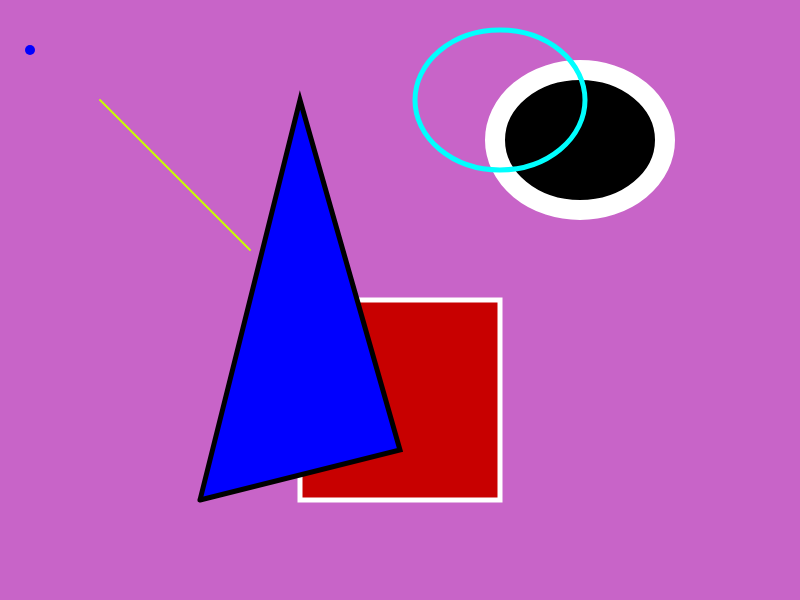
Frame 1 (no input)
Frame 60 (no input): identical to frame 1, image omitted
Frame 120 (the mouse pressed at the canvas centre since frame 60): identical to frame 1, image omitted

The p5.js sketch that drew this single still picture (run headless with seeded random() and noise() and a simulated clock; from frame 60 on, the mouse is pressed at the canvas centre):

// p5.js sketch
// ── sketch.js
function setup() {
	createCanvas(800, 600)
}

function draw() {
	background(200, 100, 200)

	stroke(0, 0, 255)
	strokeWeight(10)
	point(30, 50)


	stroke(200, 255, 0)
	strokeWeight(2)
	line(100, 100, 250, 250)

	stroke(255, 255, 255)
	strokeWeight(5)
	fill (200, 0,0)
	rect(300, 300, 200, 200)

	fill (0,0,0)
	strokeWeight(20)
	ellipse(580, 140, 170, 140)

	noFill(0,0,0)
	stroke(0, 255, 255)
	strokeWeight(5)
	ellipse(500, 100, 170, 140)

	fill(0,0,255)
	stroke(0, 0, 0)
	beginShape()
	vertex(200,500)
	vertex(400,450)
	vertex(300,100)
	vertex(200,500)
	endShape()

}
